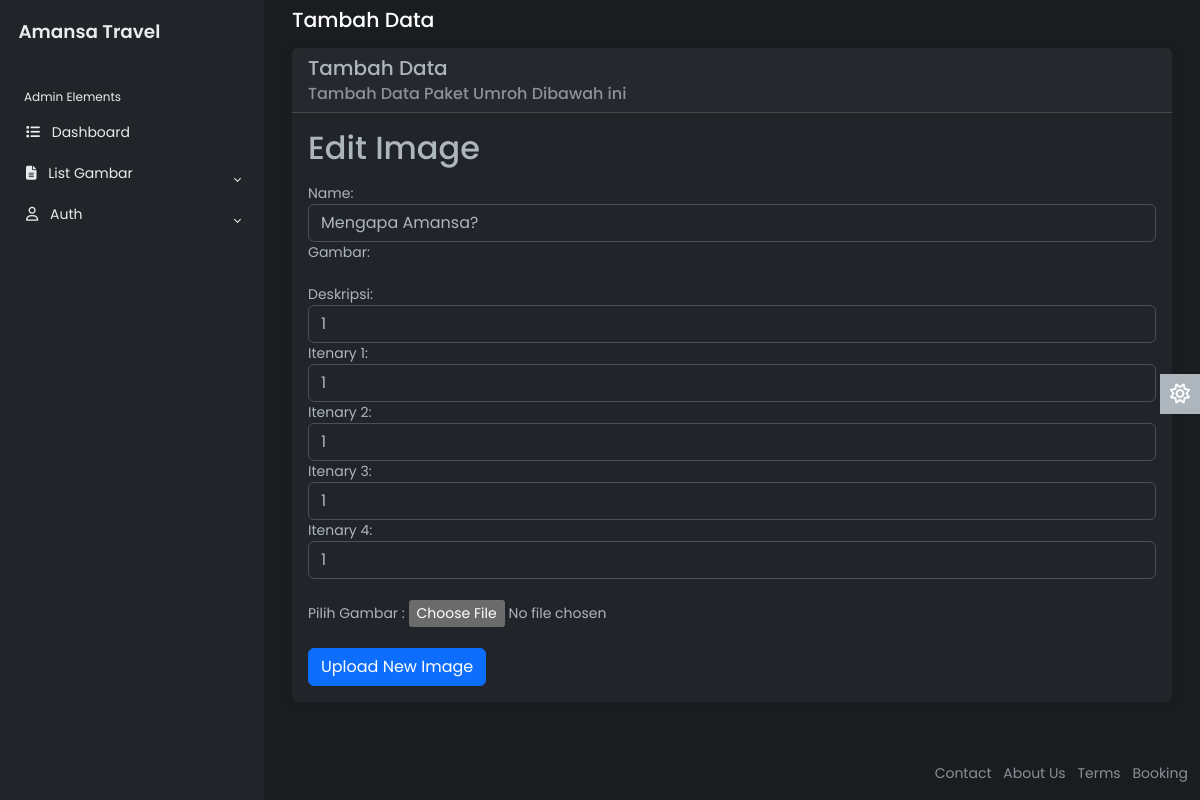
Page /Admin/menuGambar/homePage/editHome.php?id=4 (signed in) on the committed database.
### tables this page shows
CREATE TABLE `home` (
  `id` int(25) NOT NULL,
  `nama` varchar(250) NOT NULL,
  `image` varchar(250) NOT NULL,
  `cover` varchar(250) NOT NULL,
  `deskripsi` varchar(2000) NOT NULL,
  `itenary1` varchar(250) NOT NULL,
  `itenary2` varchar(250) NOT NULL,
  `itenary3` varchar(250) NOT NULL,
  `itenary4` varchar(250) NOT NULL
);

### Admin/menuGambar/homePage/editHome.php (the view, shortened to what this page needs)
<?php
require '../../../connection.php';
if (isset($_GET['id'])) {
    $image_id = $_GET['id'];
    $sql = "SELECT * FROM home WHERE id = " . $image_id;
    $result = $conn->query($sql);
    if ($result->num_rows > 0) {
        $row = $result->fetch_assoc();
    }
}
?>
<!DOCTYPE html>
<html lang="en" data-bs-theme="dark">
  <head>
    <link rel="stylesheet" href="https://cdn.jsdelivr.net/npm/bootstrap@5.3.0-alpha2/dist/css/bootstrap.min.css" />
    <link rel="stylesheet" href="../../css/style.css" />
  </head>
  <body>
    <div class="wrapper">
      <aside id="sidebar" class="js-sidebar">
        <div class="h-100">
          <?php include '../sidebarMenuGambar.php'; ?>
        </div>
      </aside>
      <div class="main">
        <main class="content px-3 py-2">
          <div class="container-fluid">
            <div class="mb-3">
              <h4>Tambah Data</h4>
            </div>
            <div class="card border-0">
              <div class="card-header">
                <h5 class="card-title">Tambah Data</h5>
                <h6 class="card-subtitle text-muted">Tambah Data Paket Umroh Dibawah ini</h6>
              </div>
              <div class="card-body">
                <h2 class="mb-3">Edit Image</h2>
                <form action="updateHomepage.php" method="POST" enctype="multipart/form-data">
                    <div class="form-group">
                        <label for="name">Name:</label>
                        <input type="text" class="form-control" id="name" name="name" value="<?php echo $row['nama']; ?>">
                    </div>
                    <div class="form-group">
                        <label for="second_image">Gambar: </label>
                        <br>
                    </div>
                    <div class="form-group">
                        <label for="name">Deskripsi:</label>
                        <input type="text" class="form-control" id="deskripsi" name="deskripsi" value="<?php echo $row['deskripsi']; ?>">
                    </div>
                    <div class="form-group">
                        <label for="name">Itenary 1:</label>
                        <input type="text" class="form-control" id="itenary1" name="itenary1" value="<?php echo $row['itenary1']; ?>">
                    </div>
                    <div class="form-group">
                        <label for="name">Itenary 2:</label>
                        <input type="text" class="form-control" id="itenary2" name="itenary2" value="<?php echo $row['itenary2']; ?>">
                    </div>
                    <div class="form-group">
                        <label for="name">Itenary 3:</label>
                        <input type="text" class="form-control" id="itenary3" name="itenary3" value="<?php echo $row['itenary3']; ?>">
                    </div>
                    <div class="form-group">
                        <label for="name">Itenary 4:</label>
                        <input type="text" class="form-control" id="itenary4" name="itenary4" value="<?php echo $row['itenary4']; ?>">
                    </div>
                    <br>
                    <div class="form-group">
                        <label for="new_second_image">Pilih Gambar : </label>
                        <input type="file" class="form-control-file" id="new_second_image" name="new_second_image">
                    </div>
                    <br>
                    <button type="submit" class="btn btn-primary">Upload New Image</button>
                </form>
              </div>
            </div>
          </div>
        </main>
        <a href="#" class="theme-toggle">
          <i class="fa-regular fa-sun"></i>
        </a>
        <?php include '../footerAdmin.php'; ?>
      </div>
    </div>
  </body>
</html>

### Admin/css/style.css (style rules this page uses)
body { font-family: 'Poppins', sans-serif; font-size: 0.875rem; opacity: 1; overflow-y: scroll; margin: 0; }
a { cursor: pointer; text-decoration: none; font-family: 'Poppins', sans-serif; }
h4 { font-family: 'Poppins', sans-serif; font-size: 1.275rem; color: var(--bs-emphasis-color); }
.wrapper { align-items: stretch; display: flex; width: 100%; }
#sidebar { max-width: 264px; min-width: 264px; background: var(--bs-dark); transition: all 0.35s ease-in-out; }
.main { display: flex; flex-direction: column; min-height: 100vh; min-width: 0; overflow: hidden; transition: all 0.35s ease-in-out; width: 100%; background: var(--bs-dark-bg-subtle); }
.content { flex: 1; max-width: 100vw; width: 100vw; }
@media (min-width:768px) { .content { max-width: auto; width: auto; } }
.card { box-shadow: 0 0 .875rem 0 rgba(34, 46, 60, .05); margin-bottom: 24px; }
.theme-toggle { position: fixed; top: 50%; transform: translateY(-65%); text-align: center; z-index: 10; right: 0; left: auto; border: none; background-color: var(--bs-body-color); }
html[data-bs-theme="dark"] .theme-toggle .fa-sun, html[data-bs-theme="light"] .theme-toggle .fa-moon { cursor: pointer; padding: 10px; display: block; font-size: 1.25rem; color: #FFF; }

### rows in the picture
home: name "Mengapa Amansa?", deskripsi "1", itenary1 "1", itenary2 "1", itenary3 "1", itenary4 "1"
